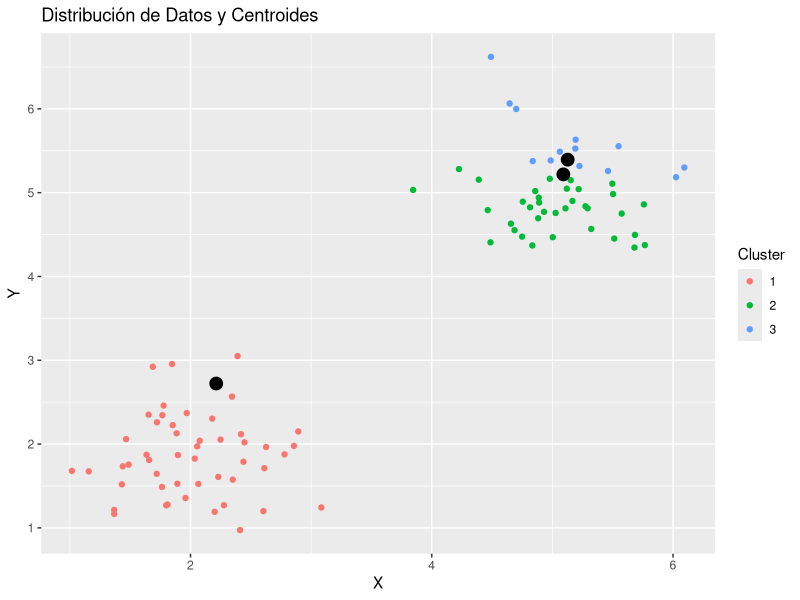
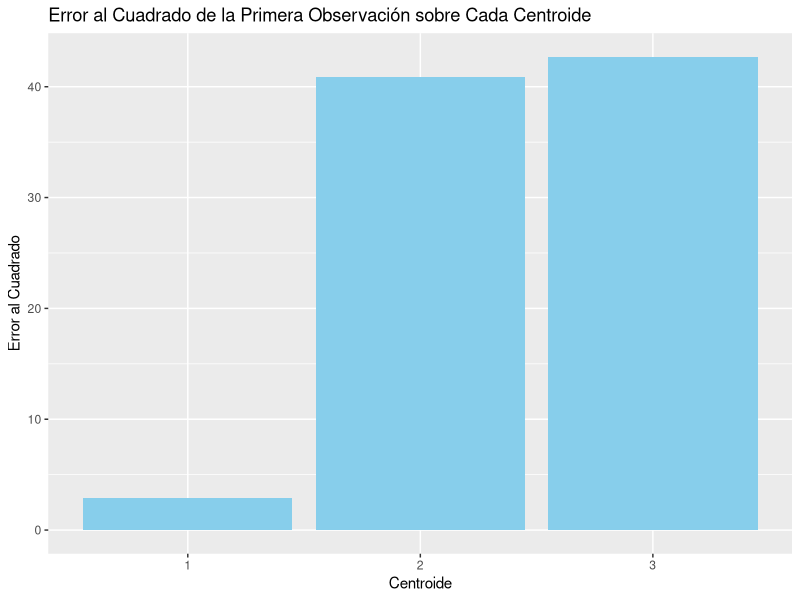

R code for these plots, in order:
library(ggplot2)
# -------------------------------------
#             1 CREAR DATOS           -
# -------------------------------------
# Los datos se crean de manera aleatoria
set.seed(123)
n <- 100
data <- data.frame(
  x = rnorm(n, mean = rep(c(2, 5), each = n / 2), sd = 0.5),
  y = rnorm(n, mean = rep(c(2, 5), each = n / 2), sd = 0.5)
)

# -------------------------------------
# 2 CREAR FUNCIÓN QUE CREE CENTROIDES -
# -------------------------------------
# Función para inicializar centroides aleatorios
initialize_centroids <- function(data, k) {
  set.seed(123)
  centroids <- data[sample(1:nrow(data), k), ]
  return(centroids)
}

# Definir el número de clusters
k <- 3
centroids <- initialize_centroids(data, k)
print(centroids)

# -------------------------------------
#               ADICIONAL             -
# -------------------------------------
# Asignar puntos a los clusters
# Función para asignar puntos a los clusters más cercanos
assign_clusters <- function(data, centroids) {
  distances <- as.matrix(dist(rbind(data, centroids)))
  distances <- distances[1:nrow(data), (nrow(data) + 1):(nrow(data) + nrow(centroids))]
  clusters <- apply(distances, 1, which.min)
  return(clusters)
}

data$cluster <- assign_clusters(data, centroids)

# ------------------------------------------
#   3 DIBUJAR GRÁFICA CLUSTERS Y ERRORES   -
# ------------------------------------------
# Calcular la distancia al cuadrado de la primera observación a cada centroide
first_observation <- data[1, ]
squared_errors <- apply(centroids, 1, function(centroid) {
  sum((first_observation - centroid)^2)
})

# Crear un data frame para los errores al cuadrado
squared_errors_df <- data.frame(
  centroid = 1:k,
  squared_error = squared_errors
)

# Graficar los datos coloreados por cluster
ggplot(data, aes(x = x, y = y, color = as.factor(cluster))) +
  geom_point() +
  geom_point(data = centroids, aes(x = x, y = y), color = "black", size = 4) +
  labs(title = "Distribución de Datos y Centroides",
       x = "X",
       y = "Y",
       color = "Cluster")

# Graficar el error al cuadrado de la primera observación sobre cada centroide
ggplot(squared_errors_df, aes(x = factor(centroid), y = squared_error)) +
  geom_bar(stat = "identity", fill = "skyblue") +
  labs(title = "Error al Cuadrado de la Primera Observación sobre Cada Centroide",
       x = "Centroide",
       y = "Error al Cuadrado")
